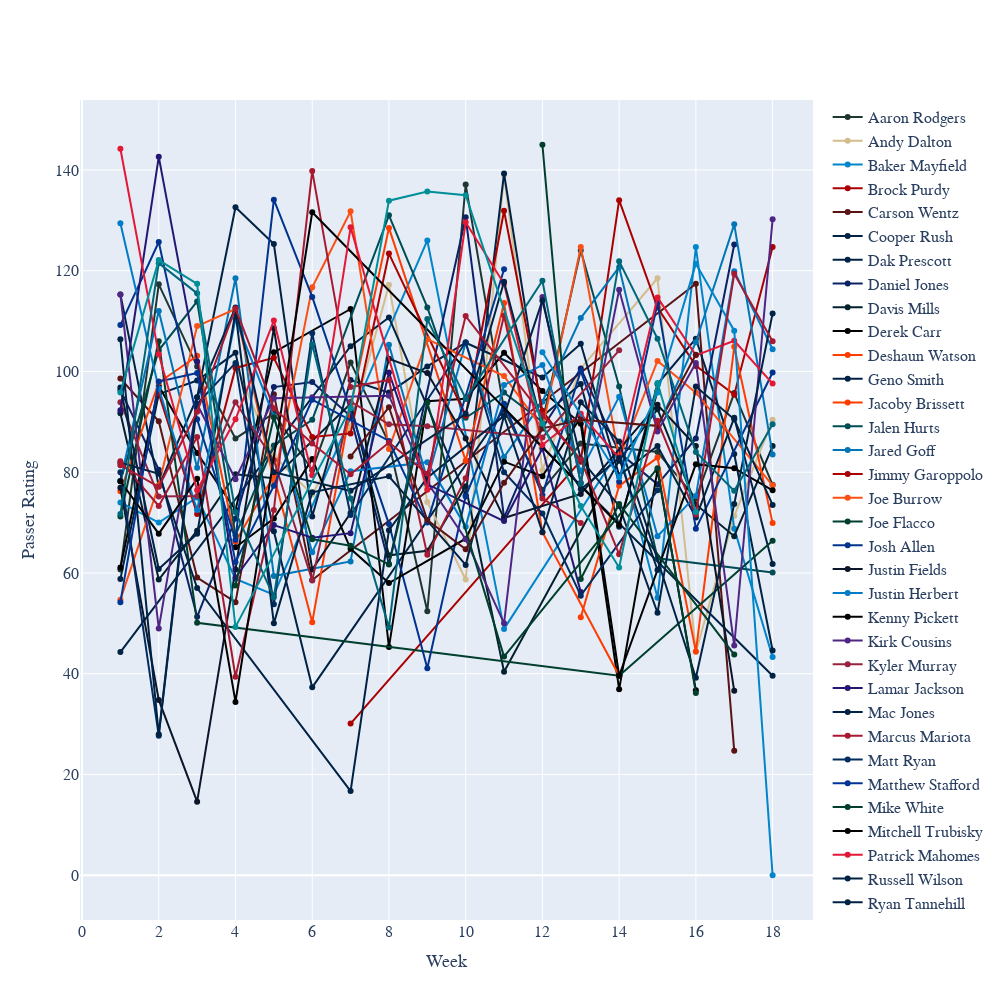

Write notebook code for a chart like this one.
### Code cell
passerRatingPerWeek(dfPR)

### Figure 1 — Plotly figure (JSON) as saved in the notebook; plotly's stock layout.template omitted (floating-point values rounded to 4 significant figures)
{"data": [{"hovertemplate": "<b>Aaron Rodgers</b><br>%{y} Passer Rating on week %{x}<extra></extra>", "line": {"color": "#203731"}, "mode": "markers+lines", "name": "Aaron Rodgers", "type": "scatter", "x": [1, 2, 3, 4, 5, 6, 7, 8, 9, 10, 11, 12, 13, 15, 16, 17, 18], "y": [60.7, 117.3, 101, 86.7, 91.7, 80.4, 101.8, 85.8, 52.4, 137.1, 92.4, 76.5, 85.7, 84, 74.8, 95.7, 77.5]}, {"hovertemplate": "<b>Andy Dalton</b><br>%{y} Passer Rating on week %{x}<extra></extra>", "line": {"color": "#D3BC8D"}, "mode": "markers+lines", "name": "Andy Dalton", "type": "scatter", "x": [4, 5, 6, 7, 8, 9, 10, 11, 12, 13, 15, 16, 17, 18], "y": [101.5, 83.2, 75.6, 89.1, 117.2, 74.1, 58.7, 139, 80.4, 100.6, 118.5, 44.3, 71.3, 90.4]}, {"hovertemplate": "<b>Baker Mayfield</b><br>%{y} Passer Rating on week %{x}<extra></extra>", "line": {"color": "#0085CA"}, "mode": "markers+lines", "name": "Baker Mayfield", "type": "scatter", "x": [1, 2, 3, 4, 5, 9, 11, 14, 15, 16, 17, 18], "y": [74, 70, 75, 58.8, 55.7, 126, 48.9, 84.3, 55.1, 124.7, 68.8, 43.3]}, {"hovertemplate": "<b>Brock Purdy</b><br>%{y} Passer Rating on week %{x}<extra></extra>", "line": {"color": "#AA0000"}, "mode": "markers+lines", "name": "Brock Purdy", "type": "scatter", "x": [7, 13, 14, 15, 16, 17, 18], "y": [30.1, 82.3, 134, 112.7, 101.1, 95.4, 124.7]}, {"hovertemplate": "<b>Carson Wentz</b><br>%{y} Passer Rating on week %{x}<extra></extra>", "line": {"color": "#5A1414"}, "mode": "markers+lines", "name": "Carson Wentz", "type": "scatter", "x": [1, 2, 3, 4, 5, 6, 16, 17], "y": [98.6, 90.1, 59.1, 54.2, 95.5, 58.6, 117.4, 24.7]}, {"hovertemplate": "<b>Cooper Rush</b><br>%{y} Passer Rating on week %{x}<extra></extra>", "line": {"color": "#002244"}, "mode": "markers+lines", "name": "Cooper Rush", "type": "scatter", "x": [1, 2, 3, 4, 5, 6, 11, 18], "y": [58.8, 95.5, 98.2, 103.7, 68.3, 37.3, 92.5, 39.6]}, {"hovertemplate": "<b>Dak Prescott</b><br>%{y} Passer Rating on week %{x}<extra></extra>", "line": {"color": "#002244"}, "mode": "markers+lines", "name": "Dak Prescott", "type": "scatter", "x": [1, 7, 8, 10, 11, 12, 13, 14, 15, 16, 17, 18], "y": [44.3, 105, 110.7, 75.4, 139.3, 91.1, 97.5, 69.2, 97.5, 106.5, 83.6, 44.6]}, {"hovertemplate": "<b>Daniel Jones</b><br>%{y} Passer Rating on week %{x}<extra></extra>", "line": {"color": "#0B2265"}, "mode": "markers+lines", "name": "Daniel Jones", "type": "scatter", "x": [1, 2, 3, 4, 5, 6, 7, 8, 10, 11, 12, 13, 14, 15, 16, 17], "y": [96.3, 80.5, 51.3, 70.8, 96.9, 97.9, 91.1, 61.8, 130.6, 71, 88.8, 100.6, 83.9, 77.6, 86.7, 125.2]}, {"hovertemplate": "<b>Davis Mills</b><br>%{y} Passer Rating on week %{x}<extra></extra>", "line": {"color": "#03202F"}, "mode": "markers+lines", "name": "Davis Mills", "type": "scatter", "x": [1, 2, 3, 4, 5, 7, 8, 9, 10, 11, 14, 15, 16, 17, 18], "y": [91.7, 58.7, 68.4, 79.6, 78.8, 93.6, 63.5, 64.4, 77.2, 40.4, 82.3, 92.5, 73.6, 67.3, 85.2]}, {"hovertemplate": "<b>Derek Carr</b><br>%{y} Passer Rating on week %{x}<extra></extra>", "line": {"color": "#000000"}, "mode": "markers+lines", "name": "Derek Carr", "type": "scatter", "x": [1, 2, 3, 4, 5, 7, 8, 9, 10, 11, 12, 13, 14, 15, 16], "y": [61.1, 97.1, 83.8, 72.5, 103.8, 112.4, 45.3, 94.1, 94.6, 103.7, 96.1, 89.6, 36.9, 80.4, 36.7]}, {"hovertemplate": "<b>Deshaun Watson</b><br>%{y} Passer Rating on week %{x}<extra></extra>", "line": {"color": "#FF3C00"}, "mode": "markers+lines", "name": "Deshaun Watson", "type": "scatter", "x": [13, 14, 15, 16, 17, 18], "y": [51.2, 77.3, 82.9, 44.4, 104.9, 69.9]}, {"hovertemplate": "<b>Geno Smith</b><br>%{y} Passer Rating on week %{x}<extra></extra>", "line": {"color": "#002244"}, "mode": "markers+lines", "name": "Geno Smith", "type": "scatter", "x": [1, 2, 3, 4, 5, 6, 7, 8, 9, 10, 12, 13, 14, 15, 16, 17, 18], "y": [115.3, 77.2, 94.9, 132.6, 125.3, 71.2, 98.3, 95.8, 101, 105.7, 98.8, 105.5, 79.4, 85.2, 71, 90.8, 61.8]}, {"hovertemplate": "<b>Jacoby Brissett</b><br>%{y} Passer Rating on week %{x}<extra></extra>", "line": {"color": "#FF3C00"}, "mode": "markers+lines", "name": "Jacoby Brissett", "type": "scatter", "x": [1, 2, 3, 4, 5, 6, 7, 8, 10, 11, 12, 14], "y": [76.2, 97.8, 103.1, 66.2, 79.3, 50.2, 93, 128.5, 82.3, 113.6, 68.1, 39.6]}, {"hovertemplate": "<b>Jalen Hurts</b><br>%{y} Passer Rating on week %{x}<extra></extra>", "line": {"color": "#004C54"}, "mode": "markers+lines", "name": "Jalen Hurts", "type": "scatter", "x": [1, 2, 3, 4, 5, 6, 8, 9, 10, 11, 12, 13, 14, 15, 18], "y": [78.2, 104.2, 113.9, 67.5, 85.3, 90.4, 131, 112.7, 90.8, 95.8, 90, 124, 97, 62.9, 60.1]}, {"hovertemplate": "<b>Jared Goff</b><br>%{y} Passer Rating on week %{x}<extra></extra>", "line": {"color": "#0076B6"}, "mode": "markers+lines", "name": "Jared Goff", "type": "scatter", "x": [1, 2, 3, 4, 5, 7, 8, 9, 10, 11, 12, 13, 14, 15, 16, 17, 18], "y": [78.3, 112, 80.9, 118.5, 59.4, 62.3, 105.3, 78.5, 105.7, 83, 94, 110.6, 120.7, 88.9, 105.8, 129.2, 83.5]}, {"hovertemplate": "<b>Jimmy Garoppolo</b><br>%{y} Passer Rating on week %{x}<extra></extra>", "line": {"color": "#AA0000"}, "mode": "markers+lines", "name": "Jimmy Garoppolo", "type": "scatter", "x": [2, 3, 4, 5, 6, 7, 8, 10, 11, 12, 13], "y": [95.6, 71.7, 100.7, 102.7, 87, 87.7, 123.4, 91.2, 131.9, 92.2, 82.1]}, {"hovertemplate": "<b>Joe Burrow</b><br>%{y} Passer Rating on week %{x}<extra></extra>", "line": {"color": "#FB4F14"}, "mode": "markers+lines", "name": "Joe Burrow", "type": "scatter", "x": [1, 2, 3, 4, 5, 6, 7, 8, 9, 11, 12, 13, 14, 15, 16, 18], "y": [54.7, 77.4, 109, 112.4, 78.3, 116.7, 131.8, 84.6, 106.4, 99.1, 88.7, 124.7, 82.8, 102.1, 95.8, 77.4]}, {"hovertemplate": "<b>Joe Flacco</b><br>%{y} Passer Rating on week %{x}<extra></extra>", "line": {"color": "#003F2D"}, "mode": "markers+lines", "name": "Joe Flacco", "type": "scatter", "x": [1, 2, 3, 14, 18], "y": [71.2, 106, 50.1, 39.6, 66.4]}, {"hovertemplate": "<b>Josh Allen</b><br>%{y} Passer Rating on week %{x}<extra></extra>", "line": {"color": "#00338D"}, "mode": "markers+lines", "name": "Josh Allen", "type": "scatter", "x": [1, 2, 3, 4, 5, 6, 8, 9, 10, 11, 12, 13, 14, 15, 16, 18], "y": [109.2, 125.7, 90.5, 66.6, 134.1, 114.8, 69.7, 41.1, 75.2, 93.6, 75.5, 100.1, 78.1, 113.6, 68.8, 99.8]}, {"hovertemplate": "<b>Justin Fields</b><br>%{y} Passer Rating on week %{x}<extra></extra>", "line": {"color": "#0B162A"}, "mode": "markers+lines", "name": "Justin Fields", "type": "scatter", "x": [1, 2, 3, 4, 5, 6, 7, 8, 9, 10, 11, 13, 15, 16, 17], "y": [76.9, 34.8, 14.6, 60.7, 108.6, 60.7, 71.9, 102.5, 99.7, 86.7, 70.9, 75.7, 93.4, 85.2, 36.6]}, {"hovertemplate": "<b>Justin Herbert</b><br>%{y} Passer Rating on week %{x}<extra></extra>", "line": {"color": "#007BC7"}, "mode": "markers+lines", "name": "Justin Herbert", "type": "scatter", "x": [1, 2, 3, 4, 5, 6, 7, 9, 10, 11, 12, 13, 14, 15, 16, 17, 18], "y": [129.4, 96.6, 72.5, 110.4, 91.1, 64.1, 80.2, 82, 69.2, 97.3, 101.3, 80.2, 95, 67.3, 75.3, 119.9, 104.4]}, {"hovertemplate": "<b>Kenny Pickett</b><br>%{y} Passer Rating on week %{x}<extra></extra>", "line": {"color": "#000000"}, "mode": "markers+lines", "name": "Kenny Pickett", "type": "scatter", "x": [4, 5, 6, 7, 8, 10, 11, 12, 13, 14, 16, 17, 18], "y": [65.1, 70.8, 82.6, 64.8, 58, 66.8, 82.1, 79.2, 90.9, 39.6, 81.6, 80.8, 76.4]}, {"hovertemplate": "<b>Kirk Cousins</b><br>%{y} Passer Rating on week %{x}<extra></extra>", "line": {"color": "#4F2683"}, "mode": "markers+lines", "name": "Kirk Cousins", "type": "scatter", "x": [1, 2, 3, 4, 5, 6, 8, 9, 10, 11, 12, 13, 14, 15, 16, 17, 18], "y": [115.3, 49, 93.5, 78.6, 94.7, 94.9, 95.2, 78, 66.7, 50, 114.8, 77.9, 116.2, 88.1, 101.7, 45.6, 130.2]}, {"hovertemplate": "<b>Kyler Murray</b><br>%{y} Passer Rating on week %{x}<extra></extra>", "line": {"color": "#97233F"}, "mode": "markers+lines", "name": "Kyler Murray", "type": "scatter", "x": [1, 2, 3, 4, 5, 6, 7, 8, 9, 12, 14], "y": [93.9, 75.2, 75.3, 93.9, 82.4, 58.5, 94, 89.5, 89.1, 86.9, 104.2]}, {"hovertemplate": "<b>Lamar Jackson</b><br>%{y} Passer Rating on week %{x}<extra></extra>", "line": {"color": "#241773"}, "mode": "markers+lines", "name": "Lamar Jackson", "type": "scatter", "x": [1, 2, 3, 4, 5, 6, 7, 8, 9, 11, 12, 13], "y": [92.3, 142.6, 102, 59.1, 69.5, 67, 67.9, 99.8, 77.6, 70.3, 84.7, 56.2]}, {"hovertemplate": "<b>Mac Jones</b><br>%{y} Passer Rating on week %{x}<extra></extra>", "line": {"color": "#002244"}, "mode": "markers+lines", "name": "Mac Jones", "type": "scatter", "x": [1, 2, 3, 7, 8, 9, 11, 12, 13, 14, 15, 16, 17, 18], "y": [81.9, 79.7, 57, 16.7, 68.5, 78.9, 91.2, 114.1, 82.6, 73.3, 52.1, 97, 90.5, 73.5]}, {"hovertemplate": "<b>Marcus Mariota</b><br>%{y} Passer Rating on week %{x}<extra></extra>", "line": {"color": "#A71930"}, "mode": "markers+lines", "name": "Marcus Mariota", "type": "scatter", "x": [1, 2, 3, 4, 5, 6, 7, 8, 9, 10, 11, 12, 13], "y": [82.2, 73.3, 87, 39.4, 72.5, 139.8, 96.9, 98.3, 63.6, 78.8, 111.1, 74.8, 69.9]}, {"hovertemplate": "<b>Matt Ryan</b><br>%{y} Passer Rating on week %{x}<extra></extra>", "line": {"color": "#002C5F"}, "mode": "markers+lines", "name": "Matt Ryan", "type": "scatter", "x": [1, 2, 3, 4, 5, 6, 7, 10, 11, 12, 13, 15], "y": [80, 27.7, 93.6, 101.7, 53.8, 107.6, 71.5, 105.8, 80, 71.8, 55.5, 76.4]}, {"hovertemplate": "<b>Matthew Stafford</b><br>%{y} Passer Rating on week %{x}<extra></extra>", "line": {"color": "#003594"}, "mode": "markers+lines", "name": "Matthew Stafford", "type": "scatter", "x": [1, 2, 3, 4, 5, 6, 8, 9, 11], "y": [54.2, 98, 99.7, 62.2, 77.3, 94.4, 86.2, 70, 120.3]}, {"hovertemplate": "<b>Mike White</b><br>%{y} Passer Rating on week %{x}<extra></extra>", "line": {"color": "#003F2D"}, "mode": "markers+lines", "name": "Mike White", "type": "scatter", "x": [12, 13, 14, 17], "y": [145, 58.8, 73.7, 43.8]}, {"hovertemplate": "<b>Mitchell Trubisky</b><br>%{y} Passer Rating on week %{x}<extra></extra>", "line": {"color": "#000000"}, "mode": "markers+lines", "name": "Mitchell Trubisky", "type": "scatter", "x": [1, 2, 3, 4, 6, 14, 15], "y": [78.2, 67.8, 78.7, 34.4, 131.6, 69.5, 96.1]}, {"hovertemplate": "<b>Patrick Mahomes</b><br>%{y} Passer Rating on week %{x}<extra></extra>", "line": {"color": "#E31837"}, "mode": "markers+lines", "name": "Patrick Mahomes", "type": "scatter", "x": [1, 2, 3, 4, 5, 6, 7, 9, 10, 11, 12, 13, 14, 15, 16, 17, 18], "y": [144.2, 103.4, 76.4, 90.5, 110.1, 79.4, 128.6, 76.5, 129.6, 117.4, 85.4, 91.6, 82.8, 114.7, 103.2, 106.1, 97.6]}, {"hovertemplate": "<b>Russell Wilson</b><br>%{y} Passer Rating on week %{x}<extra></extra>", "line": {"color": "#002244"}, "mode": "markers+lines", "name": "Russell Wilson", "type": "scatter", "x": [1, 2, 3, 4, 5, 6, 8, 10, 11, 12, 13, 14, 16, 17, 18], "y": [96.8, 60.8, 67.8, 111.8, 50, 76, 79.2, 61.6, 91.2, 68.1, 93.9, 86.1, 39.2, 73.7, 111.5]}, {"hovertemplate": "<b>Ryan Tannehill</b><br>%{y} Passer Rating on week %{x}<extra></extra>", "line": {"color": "#002244"}, "mode": "markers+lines", "name": "Ryan Tannehill", "type": "scatter", "x": [1, 2, 3, 4, 5, 7, 10, 11, 12, 13, 14, 15], "y": [106.4, 28, 94.9, 112.7, 80, 76.3, 91.6, 117.8, 89.1, 76.6, 82.8, 60.6]}, {"hovertemplate": "<b>Sam Darnold</b><br>%{y} Passer Rating on week %{x}<extra></extra>", "line": {"color": "#0085CA"}, "mode": "markers+lines", "name": "Sam Darnold", "type": "scatter", "x": [12, 14, 15, 16, 17, 18], "y": [103.8, 79, 95.8, 121.4, 108.1, 0]}, {"hovertemplate": "<b>Taylor Heinicke</b><br>%{y} Passer Rating on week %{x}<extra></extra>", "line": {"color": "#5A1414"}, "mode": "markers+lines", "name": "Taylor Heinicke", "type": "scatter", "x": [7, 8, 9, 10, 11, 12, 13, 15, 16], "y": [83.1, 92.9, 70.5, 64.7, 77.9, 88.7, 90.4, 89.2, 103.3]}, {"hovertemplate": "<b>Tom Brady</b><br>%{y} Passer Rating on week %{x}<extra></extra>", "line": {"color": "#A71930"}, "mode": "markers+lines", "name": "Tom Brady", "type": "scatter", "x": [1, 2, 3, 4, 5, 6, 7, 8, 9, 10, 12, 13, 14, 15, 16, 17, 18], "y": [81.4, 77.1, 92, 112.5, 92.7, 85.7, 79.6, 85.9, 79.7, 111, 91.4, 82.5, 63.7, 90.2, 71.6, 119.4, 106]}, {"hovertemplate": "<b>Trevor Lawrence</b><br>%{y} Passer Rating on week %{x}<extra></extra>", "line": {"color": "#006778"}, "mode": "markers+lines", "name": "Trevor Lawrence", "type": "scatter", "x": [1, 2, 3, 4, 5, 6, 7, 8, 9, 10, 12, 13, 14, 15, 16, 17, 18], "y": [71.7, 121.5, 115.5, 72.1, 55.2, 105.4, 74.8, 49.2, 110.4, 94.6, 118, 77.7, 121.9, 106.5, 84, 76.3, 89.5]}, {"hovertemplate": "<b>Tua Tagovailoa</b><br>%{y} Passer Rating on week %{x}<extra></extra>", "line": {"color": "#008E97"}, "mode": "markers+lines", "name": "Tua Tagovailoa", "type": "scatter", "x": [1, 2, 3, 4, 7, 8, 9, 10, 12, 13, 14, 15, 16], "y": [95.8, 122.1, 117.4, 49.3, 92.7, 133.9, 135.7, 135, 89.6, 73.3, 61.1, 97.7, 72.1]}, {"hovertemplate": "<b>Zach Wilson</b><br>%{y} Passer Rating on week %{x}<extra></extra>", "line": {"color": "#003F2D"}, "mode": "markers+lines", "name": "Zach Wilson", "type": "scatter", "x": [4, 5, 6, 7, 8, 9, 11, 15, 16], "y": [57.5, 90.9, 66.7, 65.4, 61.7, 93.8, 43.4, 80.8, 36.2]}], "layout": {"font": {"family": "Averta, sans-serif"}, "height": 1000, "hoverlabel": {"font": {"family": "Averta, sans-serif", "size": 16}}, "legend": {"font": {"size": 16}}, "width": 1000, "xaxis": {"tickfont": {"size": 16}, "title": {"font": {"size": 18}, "text": "Week"}}, "yaxis": {"tickfont": {"size": 16}, "title": {"font": {"size": 18}, "text": "Passer Rating"}}}}
